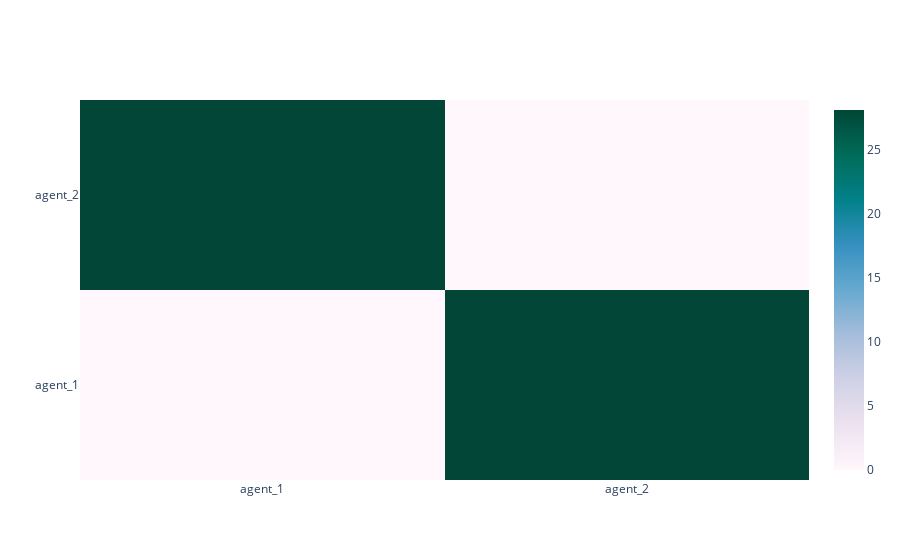

Notebook code cell kept with this figure:
### Code cell
fig = heatmap(
    net.similarity_heatmap(),
    x_labels=['agent_'+str(i+1) for i in range(len(net.agents))],
    y_labels=['agent_'+str(i+1) for i in range(len(net.agents))]
)
fig.show()

### Figure 1 — Plotly figure (JSON) as saved in the notebook; plotly's stock layout.template omitted (floating-point values rounded to 4 significant figures)
{"data": [{"colorscale": [[0.0, "rgb(255,247,251)"], [0.125, "rgb(236,226,240)"], [0.25, "rgb(208,209,230)"], [0.375, "rgb(166,189,219)"], [0.5, "rgb(103,169,207)"], [0.625, "rgb(54,144,192)"], [0.75, "rgb(2,129,138)"], [0.875, "rgb(1,108,89)"], [1.0, "rgb(1,70,54)"]], "hoverongaps": false, "x": ["agent_1", "agent_2"], "y": ["agent_1", "agent_2"], "z": [[0.0, 28.15], [28.15, 0.0]], "type": "heatmap"}], "layout": {}}
